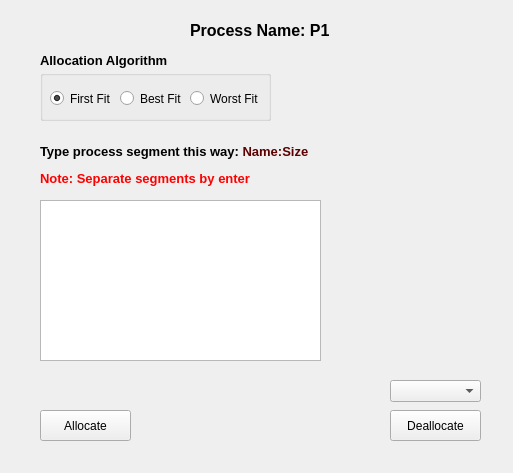
<?xml version="1.0" encoding="UTF-8"?>
<ui version="4.0">
 <class>Form</class>
 <widget class="QWidget" name="Form">
  <property name="geometry">
   <rect>
    <x>0</x>
    <y>0</y>
    <width>513</width>
    <height>473</height>
   </rect>
  </property>
  <property name="windowTitle">
   <string>Form</string>
  </property>
  <widget class="QLabel" name="label">
   <property name="geometry">
    <rect>
     <x>40</x>
     <y>50</y>
     <width>201</width>
     <height>21</height>
    </rect>
   </property>
   <property name="text">
    <string>&lt;html&gt;&lt;head/&gt;&lt;body&gt;&lt;p&gt;&lt;span style=&quot; font-size:10pt; font-weight:600;&quot;&gt;Allocation Algorithm &lt;/span&gt;&lt;/p&gt;&lt;/body&gt;&lt;/html&gt;</string>
   </property>
  </widget>
  <widget class="QGroupBox" name="radioGroup">
   <property name="geometry">
    <rect>
     <x>40</x>
     <y>70</y>
     <width>231</width>
     <height>51</height>
    </rect>
   </property>
   <property name="font">
    <font>
     <weight>50</weight>
     <italic>false</italic>
     <bold>false</bold>
    </font>
   </property>
   <property name="title">
    <string/>
   </property>
   <widget class="QRadioButton" name="radioButton_3">
    <property name="geometry">
     <rect>
      <x>150</x>
      <y>20</y>
      <width>82</width>
      <height>17</height>
     </rect>
    </property>
    <property name="text">
     <string>Worst Fit</string>
    </property>
   </widget>
   <widget class="QRadioButton" name="radioButton">
    <property name="geometry">
     <rect>
      <x>10</x>
      <y>20</y>
      <width>82</width>
      <height>17</height>
     </rect>
    </property>
    <property name="text">
     <string>First Fit</string>
    </property>
    <property name="checked">
     <bool>true</bool>
    </property>
   </widget>
   <widget class="QRadioButton" name="radioButton_2">
    <property name="geometry">
     <rect>
      <x>80</x>
      <y>20</y>
      <width>82</width>
      <height>17</height>
     </rect>
    </property>
    <property name="text">
     <string>Best Fit</string>
    </property>
    <property name="checked">
     <bool>false</bool>
    </property>
   </widget>
  </widget>
  <widget class="QPlainTextEdit" name="SegmentTextBox">
   <property name="geometry">
    <rect>
     <x>40</x>
     <y>200</y>
     <width>281</width>
     <height>161</height>
    </rect>
   </property>
   <property name="font">
    <font>
     <pointsize>11</pointsize>
     <weight>75</weight>
     <bold>true</bold>
    </font>
   </property>
   <property name="statusTip">
    <string/>
   </property>
   <property name="plainText">
    <string/>
   </property>
  </widget>
  <widget class="QLabel" name="label_2">
   <property name="geometry">
    <rect>
     <x>40</x>
     <y>140</y>
     <width>301</width>
     <height>51</height>
    </rect>
   </property>
   <property name="text">
    <string>&lt;html&gt;&lt;head/&gt;&lt;body&gt;&lt;p&gt;&lt;span style=&quot; font-size:10pt; font-weight:600;&quot;&gt;Type process segment this way: &lt;/span&gt;&lt;span style=&quot; font-size:10pt; font-weight:600; color:#5d0000;&quot;&gt;Name:Size&lt;/span&gt;&lt;/p&gt;&lt;p&gt;&lt;span style=&quot; font-size:10pt; font-weight:600; color:#ff0000;&quot;&gt;Note: Separate segments by enter&lt;/span&gt;&lt;/p&gt;&lt;/body&gt;&lt;/html&gt;</string>
   </property>
  </widget>
  <widget class="QPushButton" name="AllocateButton">
   <property name="geometry">
    <rect>
     <x>40</x>
     <y>410</y>
     <width>91</width>
     <height>31</height>
    </rect>
   </property>
   <property name="text">
    <string>Allocate</string>
   </property>
  </widget>
  <widget class="QPushButton" name="DeallocateButton">
   <property name="geometry">
    <rect>
     <x>390</x>
     <y>410</y>
     <width>91</width>
     <height>31</height>
    </rect>
   </property>
   <property name="text">
    <string>Deallocate</string>
   </property>
  </widget>
  <widget class="QComboBox" name="allProcessesMenu">
   <property name="geometry">
    <rect>
     <x>390</x>
     <y>380</y>
     <width>91</width>
     <height>22</height>
    </rect>
   </property>
  </widget>
  <widget class="QLabel" name="ProcessLabel">
   <property name="geometry">
    <rect>
     <x>190</x>
     <y>20</y>
     <width>211</width>
     <height>21</height>
    </rect>
   </property>
   <property name="text">
    <string>&lt;html&gt;&lt;head/&gt;&lt;body&gt;&lt;p&gt;&lt;span style=&quot; font-size:12pt; font-weight:600;&quot;&gt;Process Name: P1 &lt;/span&gt;&lt;/p&gt;&lt;/body&gt;&lt;/html&gt;</string>
   </property>
  </widget>
 </widget>
 <resources/>
 <connections/>
</ui>
